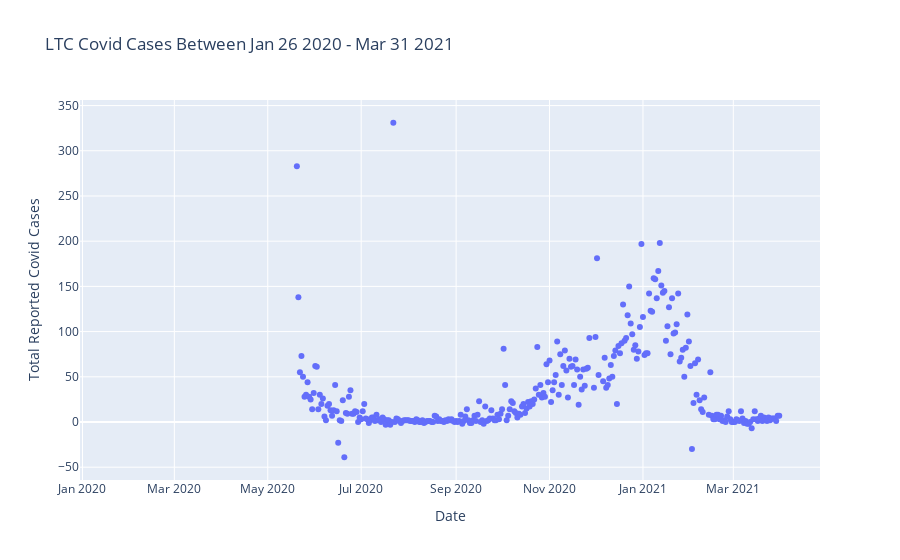

Notebook cell for this chart:
### Code cell
# Scatter plot describing Long Term Care Home cases Over 2019 and 2020
fig = px.scatter(cases_time_index,
                 x="Reported Date",
                 y="LTC Cases",    
                 labels={
                     "Reported Date": "Date",
                     "LTC Cases": "Total Reported Covid Cases"
                 },
              title='LTC Covid Cases Between Jan 26 2020 - Mar 31 2021')
fig.show()

### Figure 1 — Plotly figure (JSON) as saved in the notebook; plotly's stock layout.template omitted (floating-point values rounded to 4 significant figures; data arrays with more than 128 entries replaced by an {"elided": "..."} marker saying what was removed)
{"data": [{"hoverlabel": {"namelength": 0}, "hovertemplate": "Date=%{x}<br>Total Reported Covid Cases=%{y}", "legendgroup": "", "marker": {"color": "#636efa", "symbol": "circle"}, "mode": "markers", "name": "", "showlegend": false, "type": "scatter", "x": {"elided": "420 str values"}, "xaxis": "x", "y": {"elided": "420 int values"}, "yaxis": "y"}], "layout": {"legend": {"tracegroupgap": 0}, "title": {"text": "LTC Covid Cases Between Jan 26 2020 - Mar 31 2021"}, "xaxis": {"anchor": "y", "domain": [0, 1], "title": {"text": "Date"}}, "yaxis": {"anchor": "x", "domain": [0, 1], "title": {"text": "Total Reported Covid Cases"}}}}
